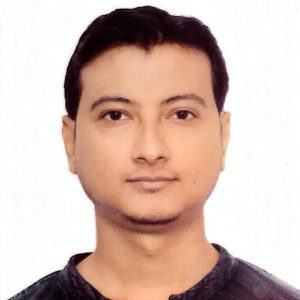
#> input picture assets/images/group/dr-soumya-bandyopadhyay.jpg, 300 x 300 px
$ python portrait_dynamics.py ../../../assets/images/group/dr-soumya-bandyopadhyay.jpg out.png
#> lines starting #> are read from the running program, lines starting #| are printed output that depends on the picture
# Copyright (c) 2026 Saswata Bhattacharyya.
# I permit free noncommercial teaching and demonstrations with acknowledgment.
# I require written permission for research or commercial use.
# I retain permissions granted by earlier licenses; dependencies keep their licenses.
# I give the full terms at https://saswataiith.github.io/files/CODE-USE-TERMS.txt.
"""No-target AC/CH portrait evolution; reverse playback is not inverse inference.
Usage: python portrait_dynamics.py photo.jpg output
numpy and pillow required. Periodic 256², dx=1, dt=.1, kappa=.4,
unit mobilities, stabilization S=2. Same double-well energy for both flows.
"""
import sys
from pathlib import Path
import numpy as np
from PIL import Image,ImageDraw,ImageFont

def portrait_font(size):
    # I try the original macOS font, then a portable font, then Pillow's font.
    fonts = [Path("/") / "System" / "Library" / "Fonts" / "Helvetica.ttc",
             "DejaVuSans.ttf"]
    for font in fonts:
        try:
            return ImageFont.truetype(str(font), size)
        except OSError:
            pass
    return ImageFont.load_default(size=size)


out=Path(sys.argv[2]);out.mkdir(parents=True,exist_ok=True)
u=np.array(Image.open(sys.argv[1]).convert('L').resize((256,256)),float)/127.5-1
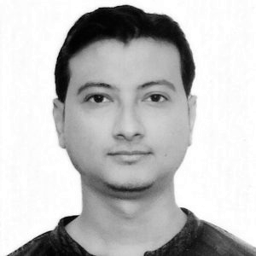
#> u: shape (256, 256) float64; min -0.992, max 1, mean 0.516; drawn with min black and max white
ac=u.copy();ch=u.copy();mean0=u.mean();del u
#> after `mean0 = u.mean()`: mean0 = 0.516
k=2*np.pi*np.fft.fftfreq(256);k2=k[:,None]**2+k[None,:]**2;dt=.1;kap=.4;S=2
font=portrait_font(27);small=portrait_font(23)
records=[]
def energy(a):return np.mean((a*a-1)**2/4)+kap/2*np.sum(k2*abs(np.fft.fft2(a))**2)/256**4
for step in range(2001):
 if step%25==0:
  i=step//25;im=Image.new('RGB',(1160,730),'#f5f7f2');d=ImageDraw.Draw(im)
  d.text((24,15),'ONE FACE, TWO EVOLUTION LAWS',font=font,fill='#173d40');d.text((24,52),f'Forward simulation | time {step*dt:.1f} | no target image or fidelity term',font=small,fill='#173d40')
  for x,a,title in [(24,ac,'Allen-Cahn: nonconserved'),(604,ch,'Cahn-Hilliard: conserved')]:
   d.text((x,99),title,font=small,fill='#173d40');im.paste(Image.fromarray(np.uint8(np.clip((a+1)*127.5,0,255))).resize((528,528)),(x,139))
   d.text((x,685),f'Mean field: {a.mean():+.5f} | change: {a.mean()-mean0:+.5f}',font=small,fill='#173d40')
  im.save(out/f'frame-{i:03d}.png');records.append([step*dt,ac.mean(),ch.mean(),energy(ac),energy(ch)])
 if step==2000:break
 ac=np.fft.ifft2((np.fft.fft2(ac)-dt*np.fft.fft2(ac**3-ac-S*ac))/(1+dt*(S+kap*k2))).real
#> (the run stopped early here; a loop or call above may not have finished)
